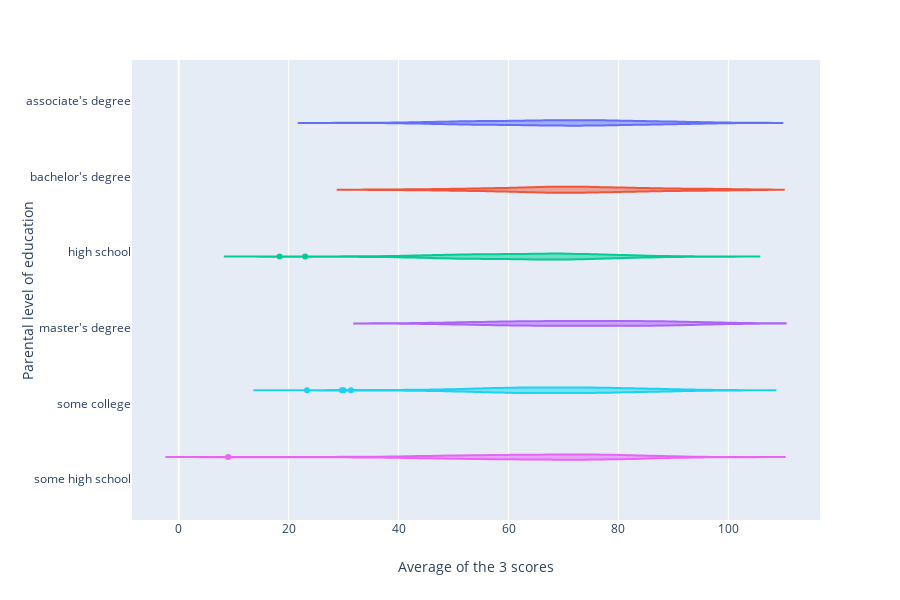

The code cell stored with this chart in its notebook:
### Markdown cell above
## Based on parental level of education, are there any significant differences(10 points) in test scores?

### Code cell
fig = px.violin(df, y="parental level of education", x="avg_grade", color="parental level of education", 
          orientation = 'h', labels={'avg_grade': 'Average of the 3 scores', 'parental level of education': 'Parental level of education'})

fig.update(layout = dict(showlegend = False))

### Figure 1 — Plotly figure (JSON) as saved in the notebook; plotly's stock layout.template omitted (floating-point values rounded to 4 significant figures; data arrays with more than 128 entries replaced by an {"elided": "..."} marker saying what was removed)
{"data": [{"alignmentgroup": "True", "box": {"visible": false}, "legendgroup": "Parental level of education=associate's degree", "marker": {"color": "#636efa"}, "name": "Parental level of education=associate's degree", "offsetgroup": "Parental level of education=associate's degree", "orientation": "h", "scalegroup": "True", "showlegend": true, "x": {"elided": "222 float values"}, "xaxis": "x", "y": {"elided": "222 str values"}, "yaxis": "y", "type": "violin", "uid": "cbdabbd3-e9a3-42d8-9a0f-bf4a164c6546"}, {"alignmentgroup": "True", "box": {"visible": false}, "legendgroup": "Parental level of education=bachelor's degree", "marker": {"color": "#EF553B"}, "name": "Parental level of education=bachelor's degree", "offsetgroup": "Parental level of education=bachelor's degree", "orientation": "h", "scalegroup": "True", "showlegend": true, "x": [72.67, 75, 70.33, 75, 79.67, 70.33, 64.67, 72, 99.67, 80.67, 79.67, 86.67, 50.33, 76, 53.67, 74.67, 70.67, 50, 98.67, 49.33, 84, 77.67, 68.67, 78.67, 83, 65.33, 82, 73, 64.33, 78, 62, 78.67, 79.67, 71, 61, 65.33, 66, 67.67, 90.33, 88.67, 62, 67.67, 55.67, 62.67, 67.33, 64, 69, 67.33, 71, 85, 46.67, 85.67, 100, 55.33, 65, 76.67, 68, 86.33, 56, 88.33, 61.33, 39, 77.33, 74, 88.33, 92.67, 48.33, 97.33, 67.67, 93, 71.33, 56.33, 66.67, 97, 69, 91.67, 40, 83, 60.33, 60.33, 73.67, 75.67, 83, 73.67, 67, 80.67, 86, 66.33, 75, 56.33, 70, 74, 73, 83.67, 54.67, 56, 69, 87, 83, 60.67, 96.67, 75, 39.67, 55.33, 64.33, 70.33, 48.33, 97.67, 71.33, 68, 46.67, 59.67, 58.33, 100, 73, 79.67, 96.33, 69.33], "xaxis": "x", "y": ["bachelor's degree", "bachelor's degree", "bachelor's degree", "bachelor's degree", "bachelor's degree", "bachelor's degree", "bachelor's degree", "bachelor's degree", "bachelor's degree", "bachelor's degree", "bachelor's degree", "bachelor's degree", "bachelor's degree", "bachelor's degree", "bachelor's degree", "bachelor's degree", "bachelor's degree", "bachelor's degree", "bachelor's degree", "bachelor's degree", "bachelor's degree", "bachelor's degree", "bachelor's degree", "bachelor's degree", "bachelor's degree", "bachelor's degree", "bachelor's degree", "bachelor's degree", "bachelor's degree", "bachelor's degree", "bachelor's degree", "bachelor's degree", "bachelor's degree", "bachelor's degree", "bachelor's degree", "bachelor's degree", "bachelor's degree", "bachelor's degree", "bachelor's degree", "bachelor's degree", "bachelor's degree", "bachelor's degree", "bachelor's degree", "bachelor's degree", "bachelor's degree", "bachelor's degree", "bachelor's degree", "bachelor's degree", "bachelor's degree", "bachelor's degree", "bachelor's degree", "bachelor's degree", "bachelor's degree", "bachelor's degree", "bachelor's degree", "bachelor's degree", "bachelor's degree", "bachelor's degree", "bachelor's degree", "bachelor's degree", "bachelor's degree", "bachelor's degree", "bachelor's degree", "bachelor's degree", "bachelor's degree", "bachelor's degree", "bachelor's degree", "bachelor's degree", "bachelor's degree", "bachelor's degree", "bachelor's degree", "bachelor's degree", "bachelor's degree", "bachelor's degree", "bachelor's degree", "bachelor's degree", "bachelor's degree", "bachelor's degree", "bachelor's degree", "bachelor's degree", "bachelor's degree", "bachelor's degree", "bachelor's degree", "bachelor's degree", "bachelor's degree", "bachelor's degree", "bachelor's degree", "bachelor's degree", "bachelor's degree", "bachelor's degree", "bachelor's degree", "bachelor's degree", "bachelor's degree", "bachelor's degree", "bachelor's degree", "bachelor's degree", "bachelor's degree", "bachelor's degree", "bachelor's degree", "bachelor's degree", "bachelor's degree", "bachelor's degree", "bachelor's degree", "bachelor's degree", "bachelor's degree", "bachelor's degree", "bachelor's degree", "bachelor's degree", "bachelor's degree", "bachelor's degree", "bachelor's degree", "bachelor's degree", "bachelor's degree", "bachelor's degree", "bachelor's degree", "bachelor's degree", "bachelor's degree", "bachelor's degree"], "yaxis": "y", "type": "violin", "uid": "f073bedf-d90a-4517-887d-704cbe7601f0"}, {"alignmentgroup": "True", "box": {"visible": false}, "legendgroup": "Parental level of education=high school", "marker": {"color": "#00cc96"}, "name": "Parental level of education=high school", "offsetgroup": "Parental level of education=high school", "orientation": "h", "scalegroup": "True", "showlegend": true, "x": {"elided": "196 float values"}, "xaxis": "x", "y": {"elided": "196 str values"}, "yaxis": "y", "type": "violin", "uid": "094cacb3-cf6a-4f37-90a0-e410977d3b52"}, {"alignmentgroup": "True", "box": {"visible": false}, "legendgroup": "Parental level of education=master's degree", "marker": {"color": "#ab63fa"}, "name": "Parental level of education=master's degree", "offsetgroup": "Parental level of education=master's degree", "orientation": "h", "scalegroup": "True", "showlegend": true, "x": [92.67, 53.67, 44.67, 73, 69, 64.33, 66, 95.67, 79.33, 85, 51.33, 88, 70.67, 86.33, 61.33, 68.33, 79.33, 51.67, 77.33, 75.67, 83.33, 93.33, 77, 72.67, 71.67, 57.33, 63, 78.33, 51, 78, 89.33, 54.33, 64.33, 73.33, 64.67, 70, 60.67, 59, 87.67, 50.67, 86.67, 97.67, 82, 61, 77, 83.67, 59.33, 61.67, 86.33, 87, 68.33, 84.67, 63.33, 86, 75, 70, 88.33, 97.33, 94], "xaxis": "x", "y": ["master's degree", "master's degree", "master's degree", "master's degree", "master's degree", "master's degree", "master's degree", "master's degree", "master's degree", "master's degree", "master's degree", "master's degree", "master's degree", "master's degree", "master's degree", "master's degree", "master's degree", "master's degree", "master's degree", "master's degree", "master's degree", "master's degree", "master's degree", "master's degree", "master's degree", "master's degree", "master's degree", "master's degree", "master's degree", "master's degree", "master's degree", "master's degree", "master's degree", "master's degree", "master's degree", "master's degree", "master's degree", "master's degree", "master's degree", "master's degree", "master's degree", "master's degree", "master's degree", "master's degree", "master's degree", "master's degree", "master's degree", "master's degree", "master's degree", "master's degree", "master's degree", "master's degree", "master's degree", "master's degree", "master's degree", "master's degree", "master's degree", "master's degree", "master's degree"], "yaxis": "y", "type": "violin", "uid": "aa531342-8cdd-4bd9-a75c-13f0778a0a43"}, {"alignmentgroup": "True", "box": {"visible": false}, "legendgroup": "Parental level of education=some college", "marker": {"color": "#19d3f3"}, "name": "Parental level of education=some college", "offsetgroup": "Parental level of education=some college", "orientation": "h", "scalegroup": "True", "showlegend": true, "x": {"elided": "226 float values"}, "xaxis": "x", "y": {"elided": "226 str values"}, "yaxis": "y", "type": "violin", "uid": "84abf56b-20fb-4fa7-a96c-e9f7b348d8ef"}, {"alignmentgroup": "True", "box": {"visible": false}, "legendgroup": "Parental level of education=some high school", "marker": {"color": "#e763fa"}, "name": "Parental level of education=some high school", "offsetgroup": "Parental level of education=some high school", "orientation": "h", "scalegroup": "True", "showlegend": true, "x": {"elided": "179 float values"}, "xaxis": "x", "y": {"elided": "179 str values"}, "yaxis": "y", "type": "violin", "uid": "17c17791-b306-4862-ac20-64d00bec0ae4"}], "layout": {"height": 600, "legend": {"tracegroupgap": 0}, "margin": {"t": 60}, "violinmode": "group", "grid": {"xaxes": ["x"], "yaxes": ["y"], "xgap": 0.1, "ygap": 0.1, "xside": "bottom", "yside": "left"}, "yaxis": {"title": {"text": "Parental level of education"}, "categoryorder": "array", "categoryarray": ["some high school", "some college", "master's degree", "high school", "bachelor's degree", "associate's degree"]}, "xaxis": {"title": {"text": "Average of the 3 scores"}}, "showlegend": false}}
